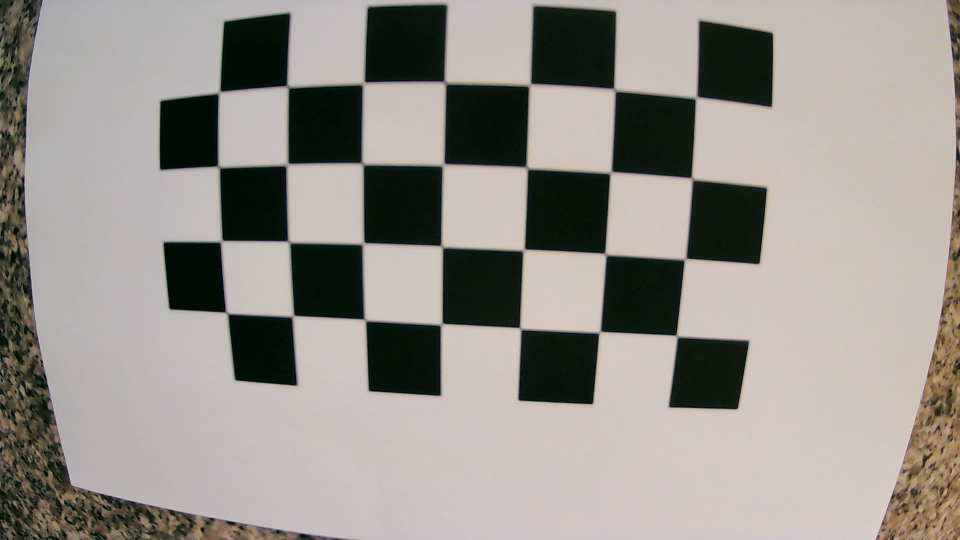
#> input picture assignment_1/IntrinsicCalibration/calib_img 0.png, 1920 x 1080 px (shown at 1/2 size); its folder holds only this picture in this run
$ python aux_script.py
#> lines starting #> are read from the running program, lines starting #| are printed output that depends on the picture; after the words box and inside, x2 and y2 are one past the last pixel; in counts of white or black regions, pixels touching at a corner belong together
# Import dependencies
import numpy as np
import cv2
import glob

# Disclaimer: this code was partly inspired by the following sources
# A set of scripts that I wrote and made publicly available in 2020 on GitHub https://github.com/nhpf/opencv-classes
# The official OpenCV documentation https://docs.opencv.org/4.x/dc/dbb/tutorial_py_calibration.html

# Calibration criteria. We perform 30 iterations with 0.001 subpixel precision
criteria = (cv2.TERM_CRITERIA_EPS + cv2.TERM_CRITERIA_MAX_ITER, 30, 0.001)


def calibrate(is_extrinsic, square_size_mm=22, width=7, height=4):
    """Takes images from IntrinsicCalibration directory and returns calibration parameters K, D"""
#> called with is_extrinsic = False, square_size_mm = 22, width = 7, height = 4
    # prepare object points, like (0,0,0), (1,0,0), (2,0,0) ....,(6,3,0)
    objp = np.zeros((height * width, 3), np.float32)
    objp[:, :2] = np.mgrid[0:width, 0:height].T.reshape(-1, 2)

    # Scale the board to real size in meters
    if is_extrinsic:
        objp = objp * square_size_mm

    # Vetores para guardar os pontos nas imagens capturadads
    objpoints = []  # Pontos 3d da imagem
    imgpoints = []  # Pontos 2d no plano do tabuleiro

    # Iterate over the calibration images
    images = glob.glob("./IntrinsicCalibration/*.png")
    for fname in images:
        # Reads each image and converts it into grayscale
        img = cv2.imread(fname)
#> img is the input picture: shape (1080, 1920, 3); mean B, G, R 139.3, 145, 150.2
        gray = cv2.cvtColor(img, cv2.COLOR_BGR2GRAY)
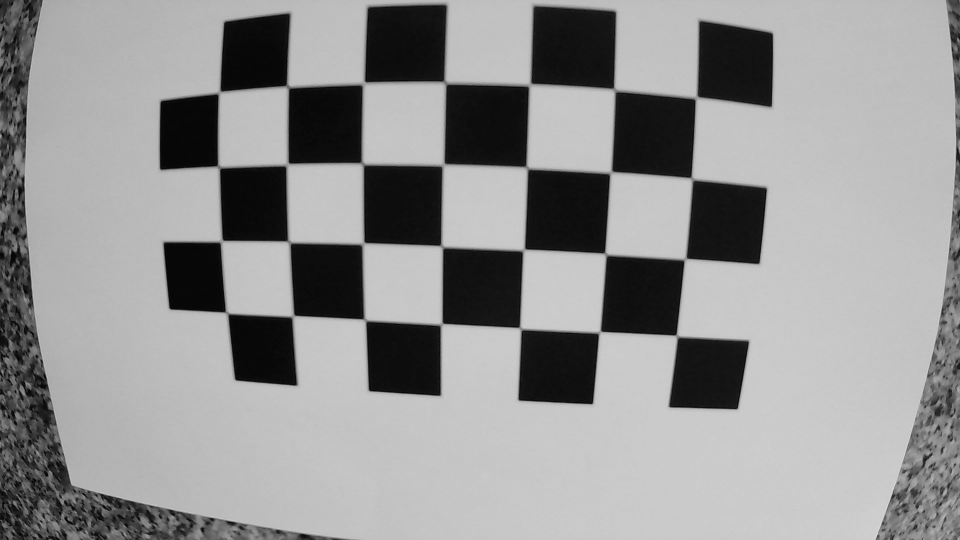
#> gray: shape (1080, 1920) (shown at 1/2 size); min 1, max 233, mean 146

        # Find the chessboard corners
        ret, corners = cv2.findChessboardCorners(gray, (width, height), None)
#> ret = True; corners = 28 rows, first 8: [1354, 673], [1200, 664.5], [1041.5, 657.5], [883, 649], [730, 640], [586.5, 631.5], [453, 627], [1371, 518.5]

        # If found
        if ret:
            # Adds 3d points to objpoints list
            objpoints.append(objp)

            # Adjusts the detected chessboard corners according to precision criteria
            corners2 = cv2.cornerSubPix(gray, corners, (11, 11), (-1, -1), criteria)
#> corners2 = 28 rows, first 8: [1353.3, 671.5], [1199.9, 663.9], [1041.1, 656.7], [883.8, 647.8], [730.5, 639.8], [587.1, 631.8], [453.4, 625.5], [1370.5, 517.9]
            # Adds the adjusted corners to imgpoints list
            imgpoints.append(corners2)

            # This function draws the chessboard corners - used only for debugging
            img = cv2.drawChessboardCorners(img, (width, height), corners2, ret)
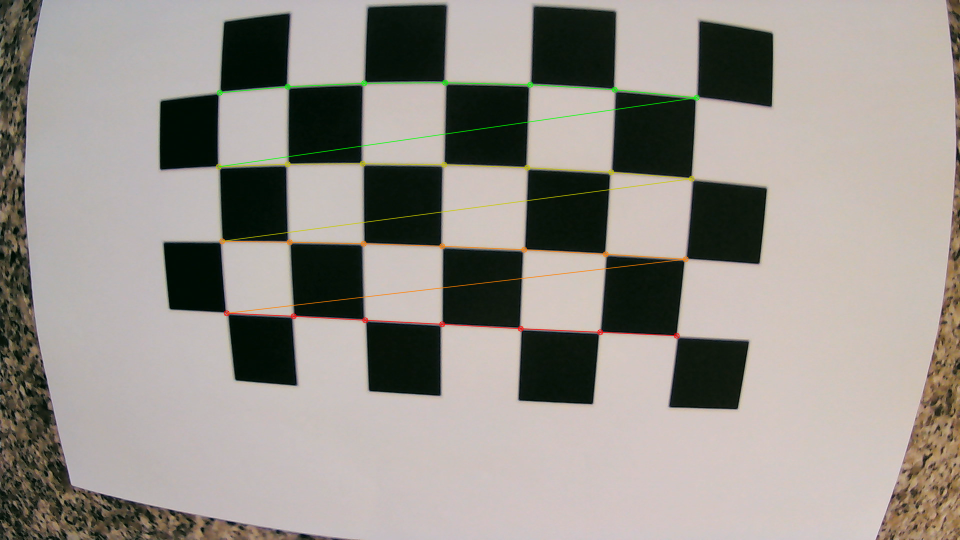
#> img: shape (1080, 1920, 3) (shown at 1/2 size); 1.06% of pixels changed, all inside (x1, y1, x2, y2) = (431, 159, 1400, 678)
            cv2.imshow("img", img)
            cv2.waitKey(6000)

    # Use the function calibrateCamera to generate correction matrix
    # ret, mtx, dist, rvecs, tvecs = cv2.calibrateCamera(objpoints, imgpoints, gray.shape[::-1], None, None)
    _, mtx, dist, _, _ = cv2.calibrateCamera(
        objpoints, imgpoints, gray.shape[::-1], None, None
    )
#> mtx = [[1039.7, 0, 1035.5], [0, 1044.7, 528.6], [0, 0, 1]]; dist = [[-0.25, 0.197, 0.0224, -0.00743, -0.173]]
    return mtx, dist


if __name__ == "__main__":
    mtx, dist = calibrate(is_extrinsic=False, square_size_mm=22, width=7, height=4)
#> dist = [[-0.25, 0.197, 0.0224, -0.00743, -0.173]]

    img = cv2.imread("./WhiteBackground/calib_img 3.png")
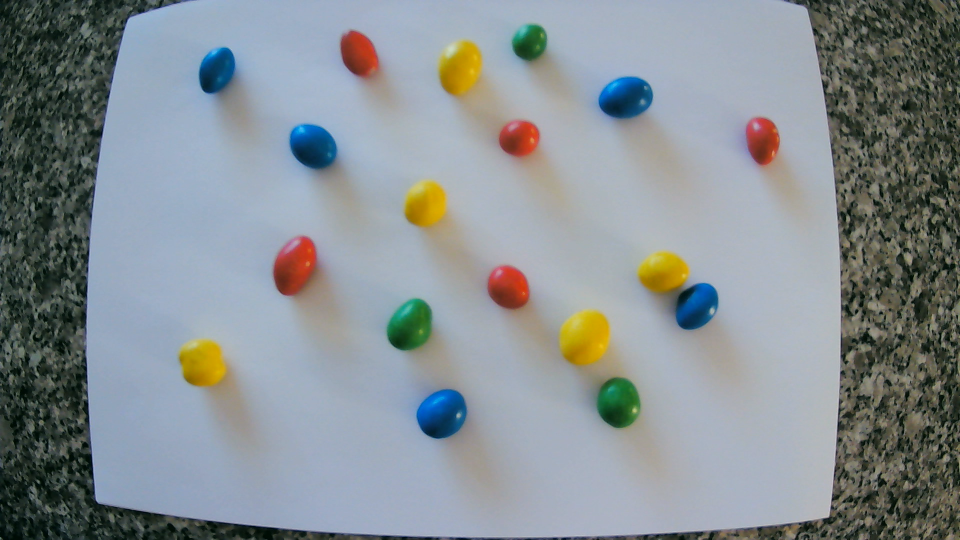
#> input picture assignment_1/WhiteBackground/calib_img 3.png, 1920 x 1080 px (shown at 1/2 size)
#> img is the input picture: shape (1080, 1920, 3); mean B, G, R 145.9, 142.1, 134.2

    h, w = img.shape[:2]
#> h = 1080; w = 1920
    newcameramtx, roi = cv2.getOptimalNewCameraMatrix(mtx, dist, (w, h), 1, (w, h))
#> newcameramtx = [[1039.7, 0, 1035.5], [0, 839, 543.3], [0, 0, 1]]; roi = (0, 119, 1919, 867)

    # mapx, mapy são os fatores de correção que serão aplicados em cada frame para eliminar a distorção
    mapx, mapy = cv2.initUndistortRectifyMap(mtx, dist, None, newcameramtx, (w, h), 5)
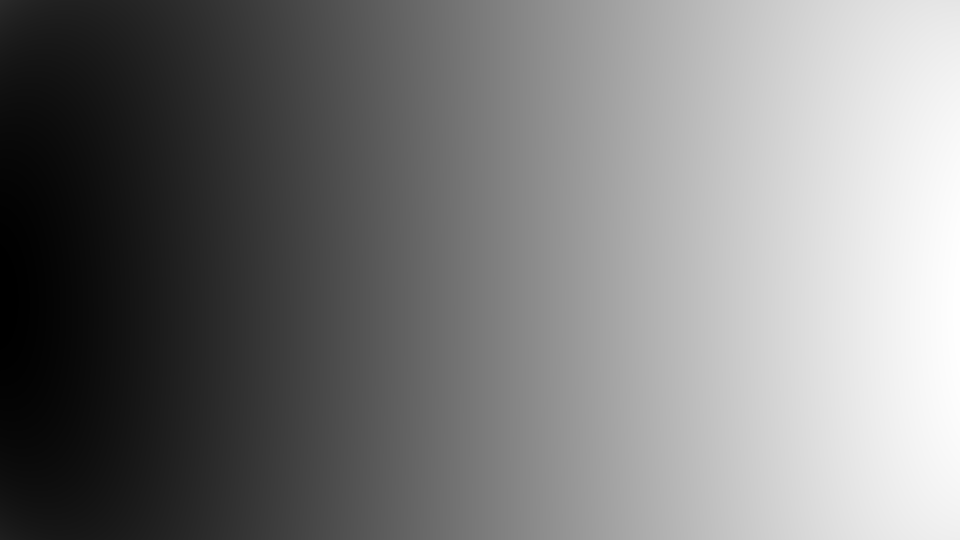
#> mapx: shape (1080, 1920) float32 (shown at 1/2 size); min 206.1, max 1778, mean 969.3; drawn with min black and max white
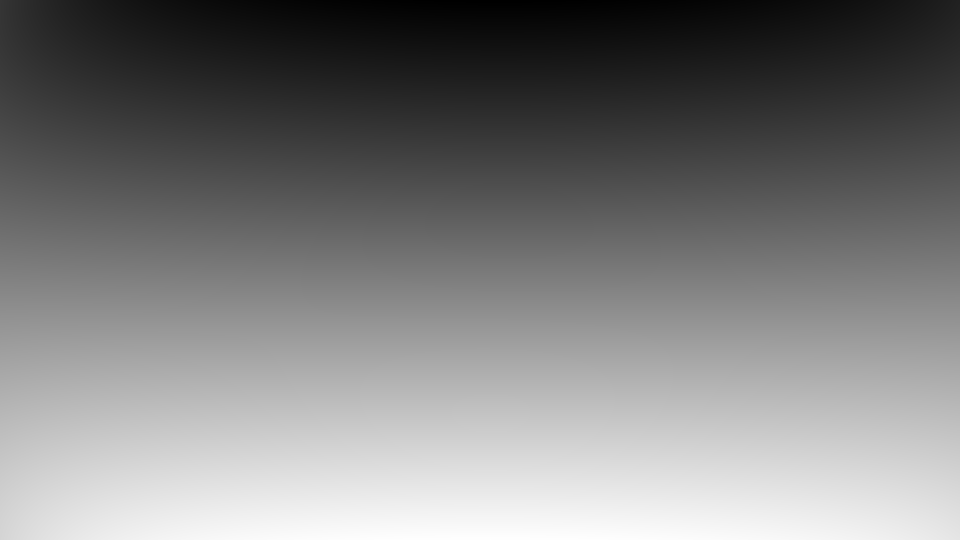
#> mapy: shape (1080, 1920) float32 (shown at 1/2 size); min -62.59, max 1170.6, mean 541.1; drawn with min black and max white

    # Retorna o frame corrigido a partir dos parâmetros 'mapx' e 'mapy'
    corr = cv2.remap(img, mapx, mapy, cv2.INTER_LINEAR)
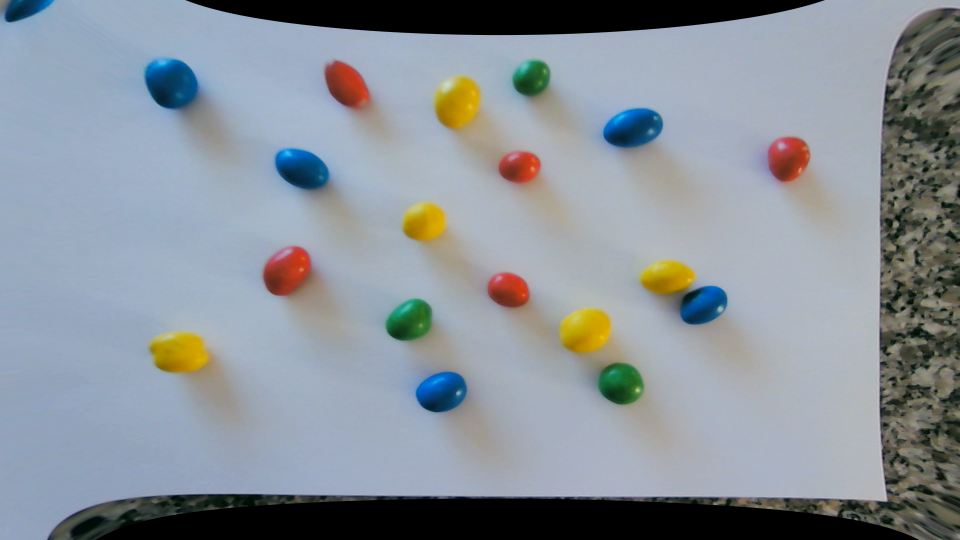
#> corr: shape (1080, 1920, 3) (shown at 1/2 size); mean B, G, R 152.3, 145.1, 137.1

    # Limita a imagem apenas à região de interesse
    x, y, w, h = roi
#> x = 0; y = 119; w = 1919; h = 867
    corr = corr[y : y + h, x : x + w]
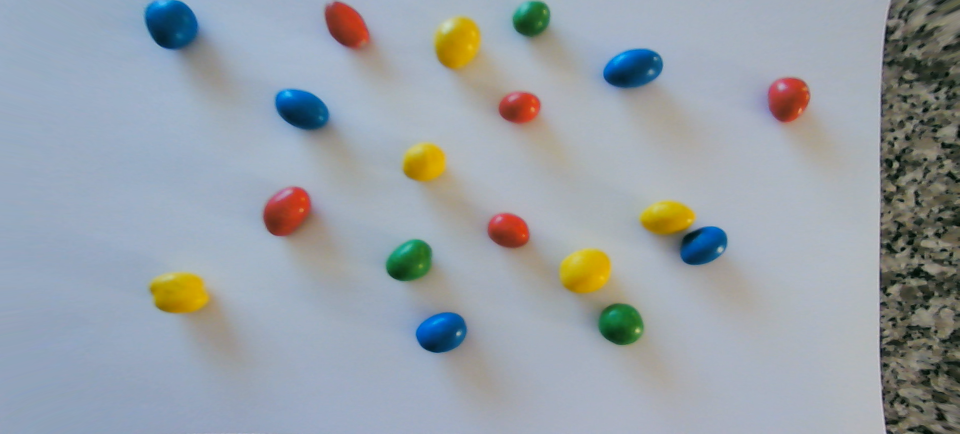
#> corr: shape (867, 1919, 3) (shown at 1/2 size); mean B, G, R 167.2, 160, 151.8

    # Mostra a imagem original
    cv2.imshow("Original", img)

    # Mostra a imagem corrigida
    cv2.imshow("Corrigido", corr)

    cv2.waitKey(0)
    cv2.destroyAllWindows()
    cv2.waitKey(1)

    # Encerra o programa quando aperta a tecla 'q'
    # if cv2.waitKey(1) & 0xFF == ord('q'):
    # cv2.destroyAllWindows()
